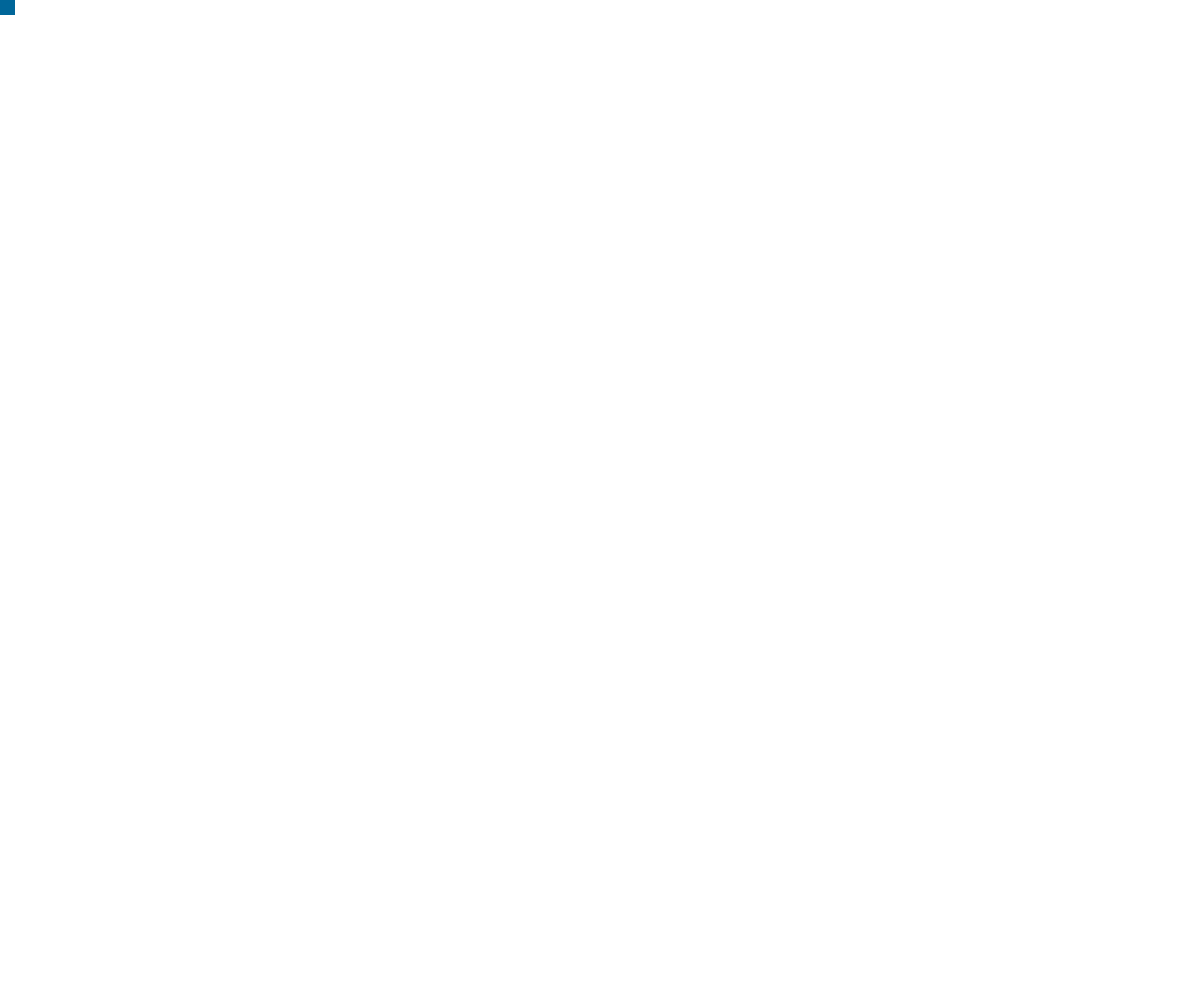
Frame 1 (no input)
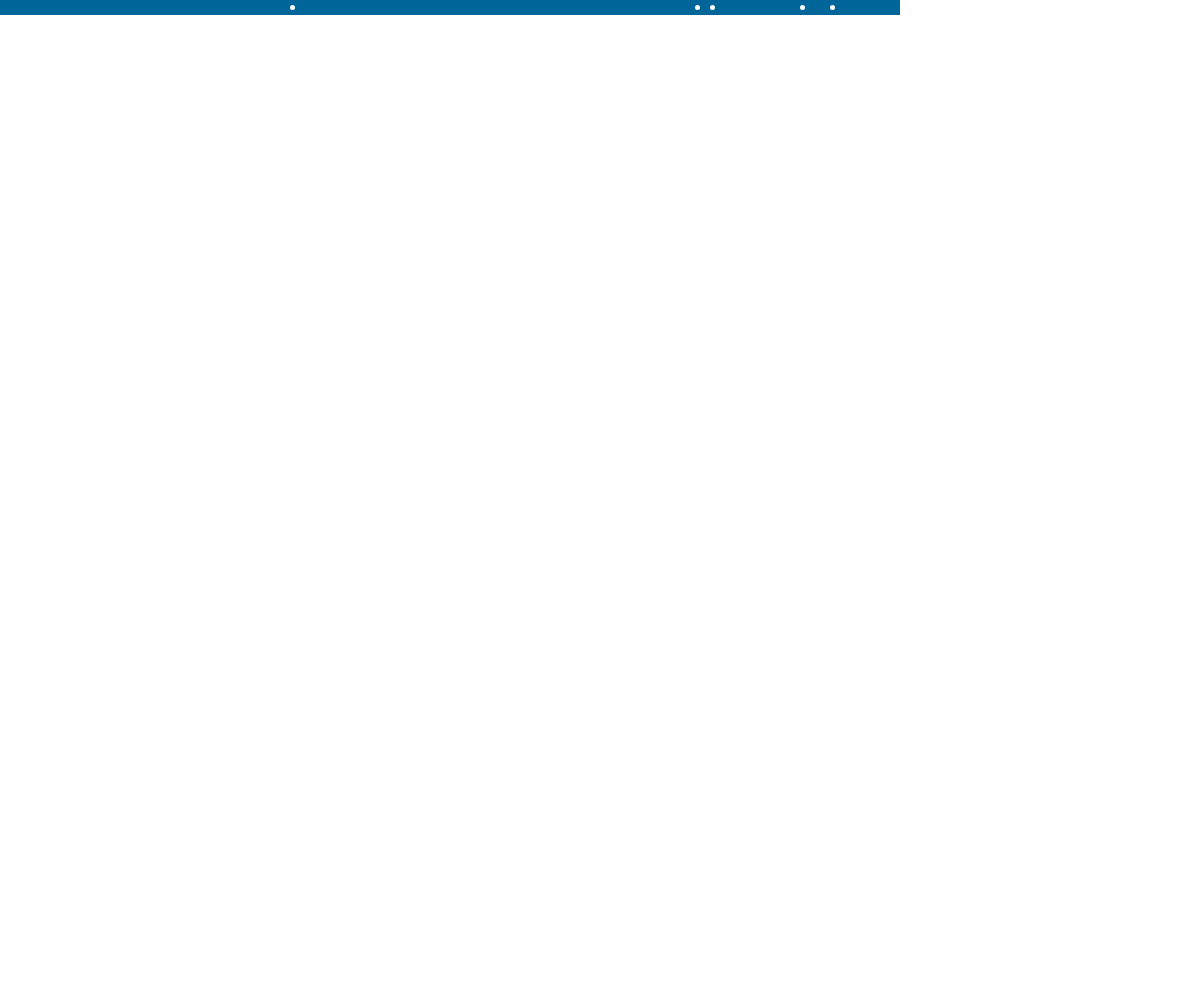
Frame 60 (no input)
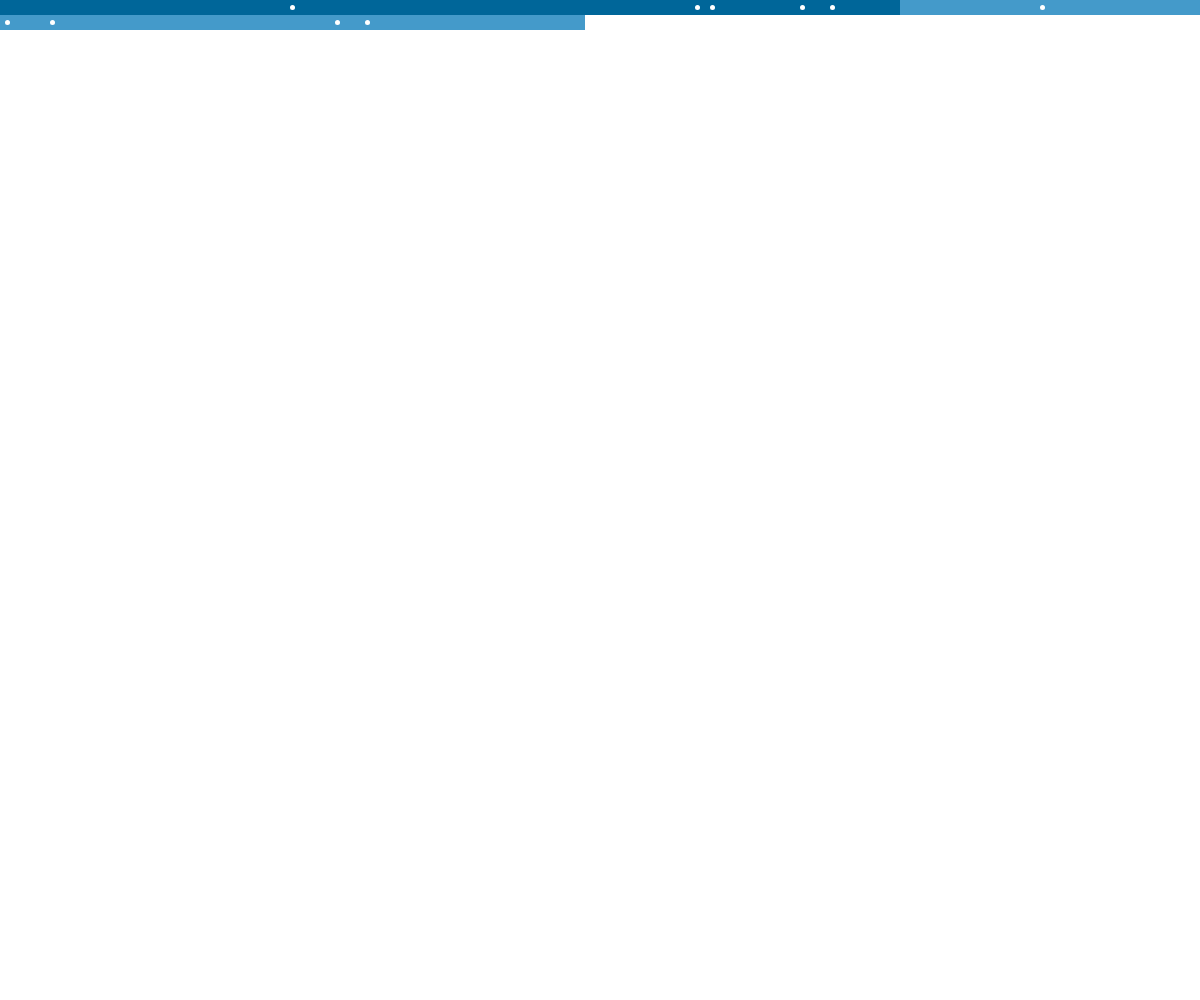
Frame 120 (the mouse pressed at the canvas centre since frame 60)

The p5.js sketch that drew these frames (run headless with seeded random() and noise() and a simulated clock; from frame 60 on, the mouse is pressed at the canvas centre):

// p5.js sketch
// ── sketch.js
let x = 0;
let y = 0;
let spacing = 20; // adjust the spacing of the shapes
let shapeSize = 15; // adjust the size of the shapes

function setup() {
  createCanvas(windowWidth, windowHeight);
  noStroke();
}



function draw() {
  // calculate color for the current row based on mouse position
  let rowColor;
  if (y < height / 2) {
    // blue gradient for top half
    let fromColor = color(0, 102, 153);
    let toColor = color(135, 206, 250);
    rowColor = lerpColor(fromColor, toColor, mouseX / width);
    fill(rowColor);
    rect(x, y, shapeSize, shapeSize);
    // randomly add white dots in the blue area
    if (random(1) > 0.9) {
      fill(255);
      ellipse(x + shapeSize / 2, y + shapeSize / 2, 5, 5);
    }
  } else {
    // beige gradient for bottom half
    let fromColor = color(255, 219, 172);
    let toColor = color(242, 198, 122);
    rowColor = lerpColor(fromColor, toColor, (mouseX - width / 2) / (width / 2));
    fill(rowColor);
    rect(x, y, shapeSize, shapeSize);
    // randomly add bird shapes in the beige area
    if (random(1) > 0.1) {
      fill(255);
      let rockSize = random(10, 20);
      let rockX = x + shapeSize / 2;
      let rockY = y + shapeSize / 2 - rockSize / 2;
      triangle(rockX, rockY, rockX - rockSize / 2, rockY + rockSize / 2, rockX + rockSize / 2, rockY + rockSize / 2);
    }
  }

  // move to the next position
  x += shapeSize;
  if (x > width) {
    x = 0;
    y += shapeSize;
  }

  if (y > height) {
    print("done.");
    noLoop();
  }
}
